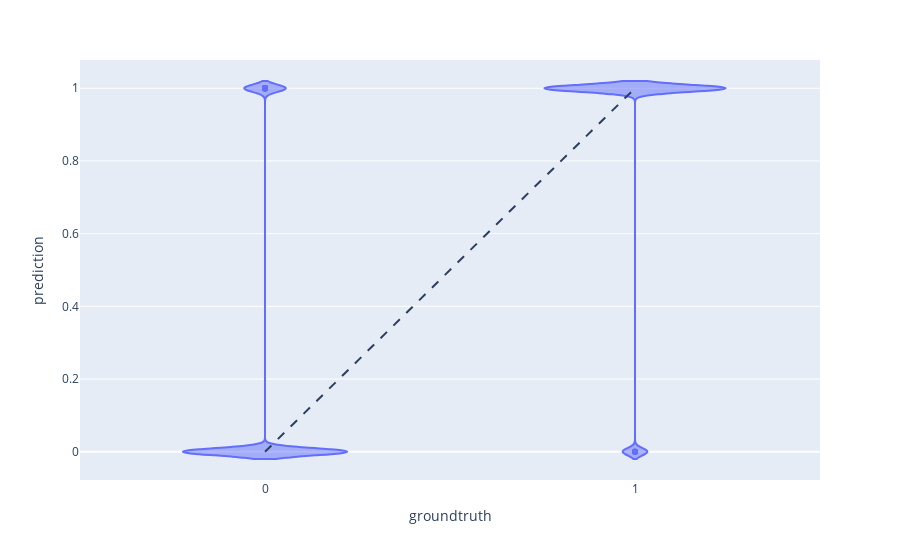

Notebook cell for this chart:
### Markdown cell above
# Violin Plot

### Code cell
fig = px.violin(x=test_y, y=preds, labels={'x': 'groundtruth','y': 'prediction'})
fig.add_shape(
              type='line', line=dict(dash='dash'),
            x0 = preds.min(), y0 = preds.min(),
            x1 = preds.max(), y1 = preds.max()
)
fig.show()

### Figure 1 — Plotly figure (JSON) as saved in the notebook; plotly's stock layout.template omitted (floating-point values rounded to 4 significant figures; data arrays with more than 128 entries replaced by an {"elided": "..."} marker saying what was removed)
{"data": [{"alignmentgroup": "True", "box": {"visible": false}, "hovertemplate": "groundtruth=%{x}<br>prediction=%{y}<extra></extra>", "legendgroup": "", "marker": {"color": "#636efa"}, "name": "", "offsetgroup": "", "orientation": "v", "scalegroup": "True", "showlegend": false, "type": "violin", "x": {"elided": "228 int values"}, "x0": " ", "xaxis": "x", "y": {"elided": "228 int values"}, "y0": " ", "yaxis": "y"}], "layout": {"legend": {"tracegroupgap": 0}, "margin": {"t": 60}, "shapes": [{"line": {"dash": "dash"}, "type": "line", "x0": 0, "x1": 1, "y0": 0, "y1": 1}], "violinmode": "group", "xaxis": {"anchor": "y", "domain": [0, 1], "title": {"text": "groundtruth"}}, "yaxis": {"anchor": "x", "domain": [0, 1], "title": {"text": "prediction"}}}}
